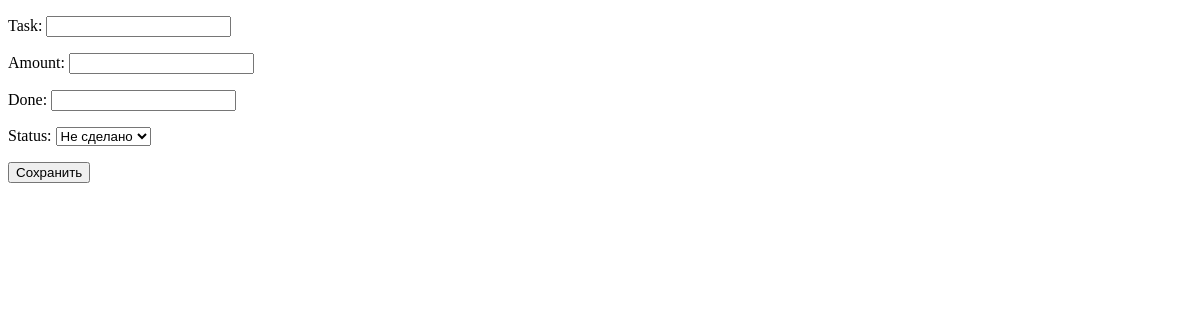
The app's page /, older data.
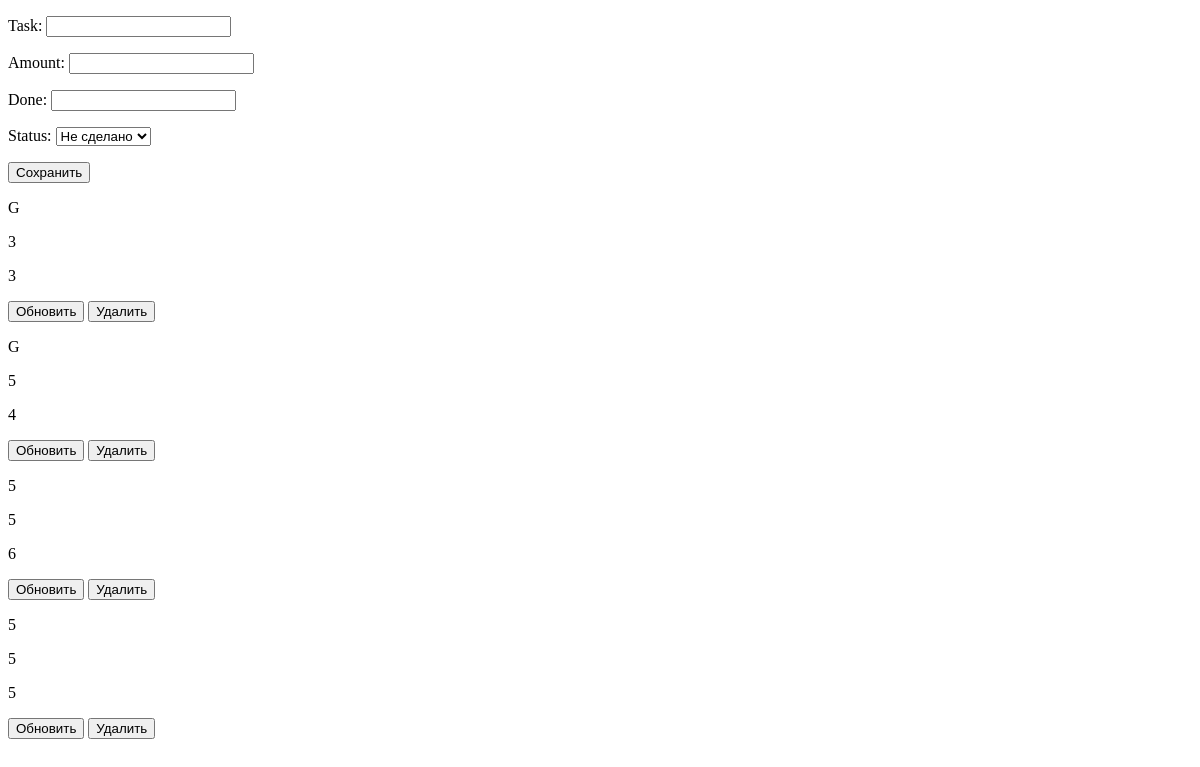
The same page, newer data.
### tasks/models.py (models this page shows)
class Task(models.Model):
    task = models.CharField(max_length=256)
    amount = models.PositiveIntegerField()
    done = models.PositiveIntegerField()
    status = models.CharField(choices=done_or_not, max_length=10, default='Не сделано')

### tasks/views.py (the view)
# urls.py: path('', home_view, name='home'),
@csrf_exempt
def home_view(request):
    data = {}
    form = TaskForm()
    data['form'] = form
    tasks = Task.objects.all()
    data['tasks'] = tasks
    return render(request, 'home.html', data)

### tasks/forms.py
class TaskForm(ModelForm):
    class Meta:
        model = Task
        fields = ['task', 'amount', 'done', 'status']

### tasks/templates/home.html (shortened to what this page needs)
<!DOCTYPE html>
{% load static %}
<html lang="en">
<head>
</head>
<body>
    <div>
        {{form.as_p}}
        <button id='sub_button'>Сохранить</button>
    </div>
    <div class = 'tasks'>
        {%for task in tasks%}
            <div id = 'task-{{task.id}}'>
                <p id = 'task_task'>{{task.task}}</p>
                <p id = 'task_amount'>{{task.amount}}</p>
                <p id = 'task_done'>{{task.done}}</p>
                <button class = 'update_button' id = '{{task.id}}'>Обновить</button>
                <button class = 'delete_button' id = '{{task.id}}'>Удалить</button>
            </div>
        {%endfor%}
    </div>
</body>
</html>

Row changes from the older to the newer data that the page shows:
added Task: task "G", amount "3", done "3"
added Task: task "G", amount "5", done "4"
added Task: task "5", amount "5", done "6"
added Task: task "5", amount "5", done "5"
